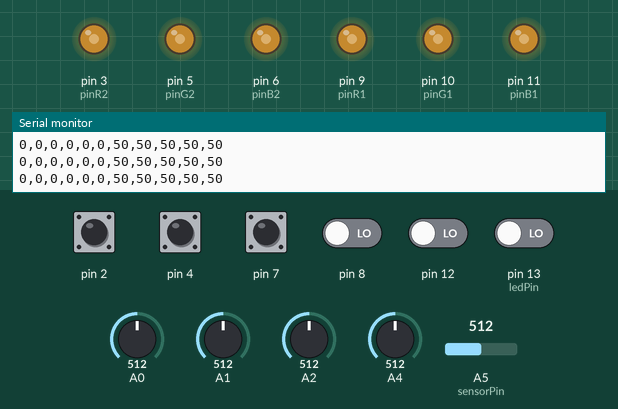
Recording of a sketch running on a simulated Arduino Uno, built with avr-gcc and run on an emulated ATmega328P. On the bench: output pins drawn as LEDs (lit = HIGH), the last lines printed to the serial monitor. Inputs (shaded band) come from the test bench; at power-on: pin 2, pin 4, pin 7 HIGH, pin 8, pin 12, pin 13 (ledPin) LOW, A4 = 512, A5 (sensorPin) = 512, A1 = 512, A0 = 512, A2 = 512.

Above: at 1.2 s.
1.3 s: A4 set to 992
At 2.5 s:
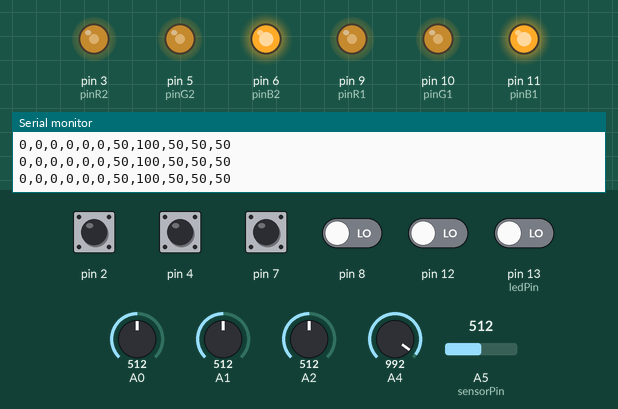
2.8 s: A5 (sensorPin) set to 992
At 4.0 s:
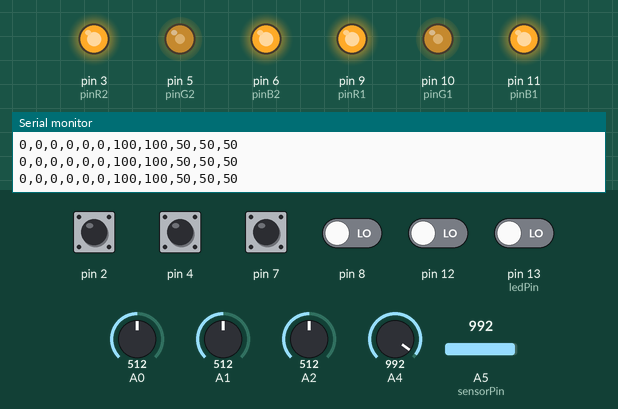
4.3 s: A1 set to 716
At 5.2 s:
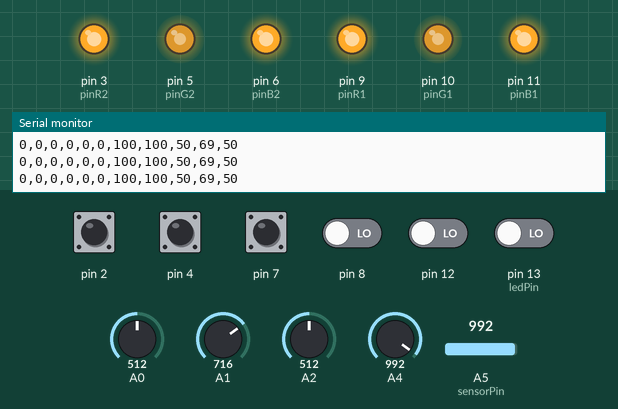
5.8 s: pin 12 driven HIGH
At 6.3 s:
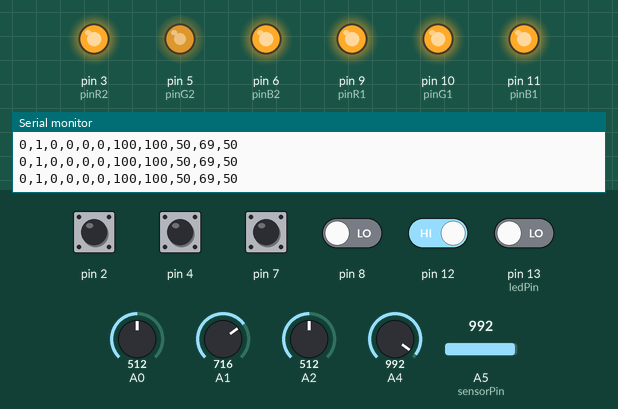
7.3 s: A4 set to 716
At 8.5 s:
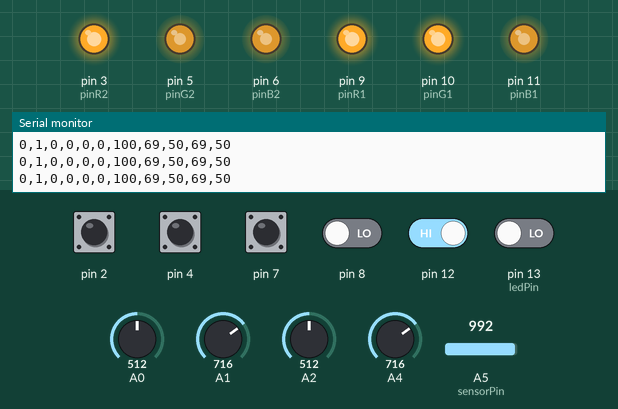
8.8 s: pin 8 driven HIGH
At 9.9 s:
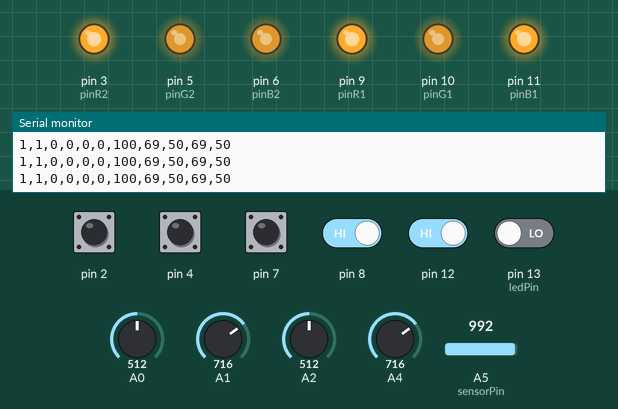
Timing chart, 0 to 11.3 s (numbered marks = the images above; inputs shaded):
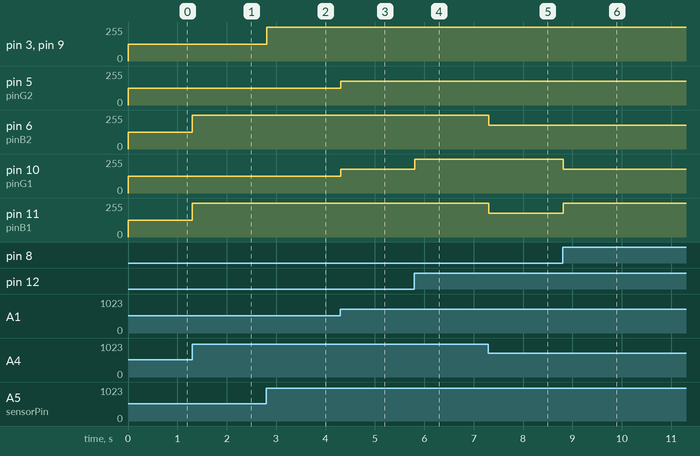

The sketch:

sketchardu.ino
```cpp
//#include "GamepadStatus.h"

int sensorPin = A5;    // select the input pin for the potentiometer
int ledPin = 13;      // select the pin for the LED
int sensorValue = 0;  // variable to store the value coming from the sensor
int rgbLedPins[] = {3,5,6,9,10,11};
int switches[] = {2,4,7,8,12,13};
// 2 4 7 8 12 13

bool btn1, btn2, btn3;
bool switch1, switch2, switch3;
double sliderLeft, sliderRight;
double pot1, pot2, pot3;

void setup() {
  // Leds
  for (int i = 0; i < 6; i++) {
    int pin = rgbLedPins[i];
    pinMode(pin, OUTPUT);
  }
  // Switches input
  for (int i = 0; i < 6; i++) {
    int pin = switches[i];
    pinMode(pin, INPUT);
  }

  Serial.begin(9600);      // open the serial port at 9600 bps:
}

unsigned long last_ts = 0;

void fillStatWithBtn() {
  btn1 = digitalRead(8) == 0 ? false : true;
  btn2 = digitalRead(12) == 0 ? false : true;
  btn3 = digitalRead(13) == 0 ? false : true;
}

// invert switches
void fillStatWithSwitches() {
  switch3 = digitalRead(2) == 0 ? true : false;
  switch2 = digitalRead(4) == 0 ? true : false;
  switch1 = digitalRead(7) == 0 ? true : false;
}

// sliders are not linear
void fillStatWithPotsNSliders() {
  sliderLeft = analogRead(A5) / 1023.0;
  sliderRight = analogRead(A4) / 1023.0;

  fixSlider(&sliderLeft);
  fixSlider(&sliderRight);
  pot1 = analogRead(A0) / 1023.0;
  pot2 = analogRead(A1) / 1023.0;
  pot3 = analogRead(A2) / 1023.0;
}

void fixSlider(double* value) {
  if (*value < 0.03) *value=0;
  if (*value > 0.96) *value=1;
}

void adjustLights() {
  int r1 =0,g1 =0,b1 =0, r2=0,g2=0,b2=0;
  r1 = r2 = sliderLeft * 255;
  b1 = b2 = sliderRight * 255;
  g1 = g2 = pot2 * 255;

  if (btn1) b1 = 255;
  else if (btn2) g1 = 255;
  else if (btn3) r1 = 255;

  showLightColor(0, r1, g1, b1);
  showLightColor(1, r2, g2, b2);
}

void printAsJson() {
  Serial.print(btn1 ? "1" : "0");
  Serial.print(",");
  Serial.print(btn2 ? "1" : "0");
  Serial.print(",");
  Serial.print(btn3 ? "1" : "0");
  Serial.print(",");
  Serial.print(switch1 ? "1" : "0");
  Serial.print(",");
  Serial.print(switch2 ? "1" : "0");
  Serial.print(",");
  Serial.print(switch3 ? "1" : "0");
  Serial.print(",");
  Serial.print((int)(sliderLeft*100));
  Serial.print(",");
  Serial.print((int)(sliderRight*100));
  Serial.print(",");
  Serial.print((int)(pot1*100));
  Serial.print(",");
  Serial.print((int)(pot2*100));
  Serial.print(",");
  Serial.println((int)(pot3*100));
//  Serial.println("}");
}

void loop() {
  // Make gamepad status
  fillStatWithBtn();
  fillStatWithSwitches();
  fillStatWithPotsNSliders();

  adjustLights();
  printAsJson();
  /*Serial.print(" Button statuses : ");
  for (int i = 0; i < 6; i++) {
    int pin = switches[i];
    int stat = digitalRead(pin);
      Serial.print(stat);
      Serial.print(" ");
  }*/
  //showLightColor(0, 255,0,0);
  //showLightColor(1, 255,0,0);
  //showLightColor(0, 0,255,0);
  //
  //showLightColor(1, 0,255,0);
  //showLightColor(0, 0,0,255);
//  showLightColor(1, 0,0,255);
  //rgbTest();
  // read the value from the sensor:
  /*sensorValue = analogRead(sensorPin);
  // turn the ledPin on
  digitalWrite(ledPin, HIGH);
  // stop the program for <sensorValue> milliseconds:
  delay(sensorValue);
  // turn the ledPin off:
  digitalWrite(ledPin, LOW);
  // stop the program for for <sensorValue> milliseconds:
  unsigned long now = millis();
  if (now - last_ts > 300) {
      last_ts = now;
      Serial.print(/*linearize(sensorValue);
      Serial.print("\n");
  }*/
  delay(1);
}

static const int pinR1 = 9, pinG1 = 10, pinB1 = 11;
static const int pinR2 = 3, pinG2 = 5, pinB2 = 6;
void showLightColor(int ledTargeted, byte R, byte G, byte B) {
  if (ledTargeted == 0) {
    analogWrite(pinR1, R);
    analogWrite(pinB1, B);
    analogWrite(pinG1, G);
  }
  else {
    analogWrite(pinR2, R);
    analogWrite(pinB2, B);
    analogWrite(pinG2, G);
  }
}

void rgbTest() {
  unsigned long now = millis();
  unsigned long mod = now%8000;
  unsigned long part = mod/1000;
  unsigned long power = mod%1000*255/1000;
  if (part == 0) {
       analogWrite(pinR1, power);
       analogWrite(pinR2, power);
  }
  else if (part == 1) {
       analogWrite(pinR1, 255-power);
       analogWrite(pinR2, 255-power);
  }
  else if (part == 2) {
       analogWrite(pinG1, power);
       analogWrite(pinG2, power);
  }
  else if (part == 3) {
       analogWrite(pinG1, 255-power);
       analogWrite(pinG2, 255-power);
  }
  else if (part == 4) {
       analogWrite(pinB1, power);
       analogWrite(pinB2, power);
  }
  else if (part == 5) {
       analogWrite(pinB1, 255-power);
       analogWrite(pinB2, 255-power);
  }
  else if (part == 6) {
       analogWrite(pinR1, power);
       analogWrite(pinR2, power);
       analogWrite(pinB1, power);
       analogWrite(pinB2, power);
       analogWrite(pinG1, power);
       analogWrite(pinG2, power);
  }
  else if (part == 7) {
       power = 255-power;
       analogWrite(pinR1, power);
       analogWrite(pinR2, power);
       analogWrite(pinB1, power);
       analogWrite(pinB2, power);
       analogWrite(pinG1, power);
       analogWrite(pinG2, power);
  }
}
```

Measured:
- after the input at 1.3 s, pin 6 (pinB2), pin 11 (pinB1): 127/255 → 255/255 at once
- after the input at 2.8 s, pin 3 (pinR2), pin 9 (pinR1): 127/255 → 255/255 at once
- after the input at 4.3 s, pin 5 (pinG2), pin 10 (pinG1): 127/255 → 178/255 at once
- after the input at 5.8 s, pin 10 (pinG1): 178/255 → 255/255 at once
- after the input at 7.3 s, pin 6 (pinB2), pin 11 (pinB1): 255/255 → 178/255 at once
- after the input at 8.8 s, pin 10 (pinG1): 255/255 → 178/255 at once; pin 11 (pinB1): 178/255 → 255/255 at once
